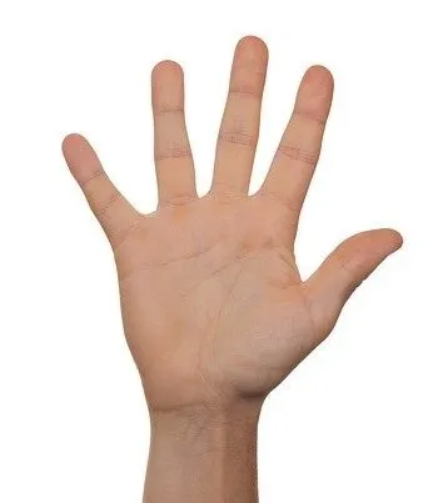
#> input picture DATA/handddd.png, 437 x 503 px
$ jupyter execute 444.ipynb
#> lines starting #> are read from the running program, lines starting #| are printed output that depends on the picture; after the words box and inside, x2 and y2 are one past the last pixel; in counts of white or black regions, pixels touching at a corner belong together
[cell 1]
import cv2 as cv
import numpy as np
import matplotlib.pyplot as plt

[cell 2]
img_path = "../DATA/handddd.png"
img = cv.imread(img_path)
#> img is the input picture: shape (503, 437, 3); mean B, G, R 210.6, 218.5, 233.3
# img = cv.cvtColor(img,cv.COLOR_BGR2RGB)
# cv2.imshow(img)
plt.imshow(img)

[cell 3]
hsvim = cv.cvtColor(img, cv.COLOR_BGR2HSV)
#> hsvim: shape (503, 437, 3); mean H, S, V 8.3, 30.7, 233.3
lower = np.array([0, 48, 80], dtype = "uint8")
upper = np.array([20, 255, 255], dtype = "uint8")
skinRegionHSV = cv.inRange(hsvim, lower, upper)
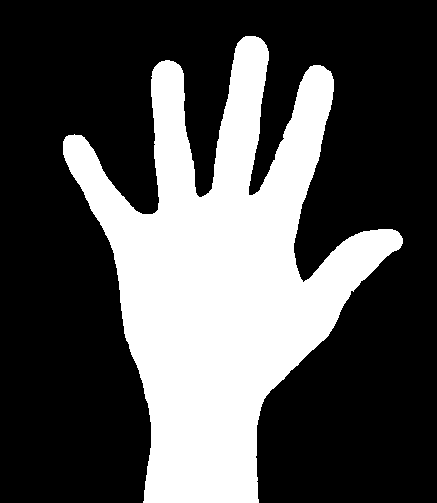
#> skinRegionHSV: shape (503, 437); 31.9% white; 1 white region, box (x1, y1, x2, y2) and area: (63, 36, 403, 503) 70022
blurred = cv.blur(skinRegionHSV, (2,2))
ret,thresh = cv.threshold(blurred,0,255,cv.THRESH_BINARY)
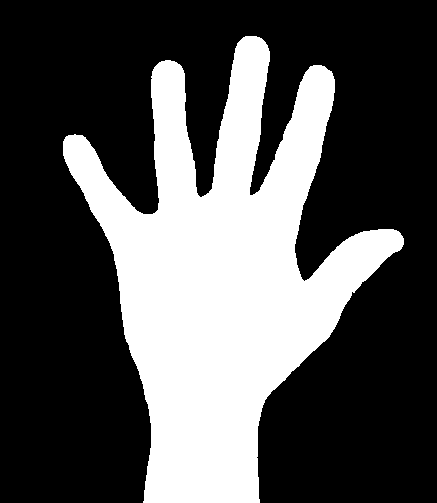
#> thresh: shape (503, 437); 32.4% white; 1 white region
# cv.imshow("thresh", thresh)
plt.imshow(thresh)

[cell 4]
contours, hierarchy = cv.findContours(thresh, cv.RETR_TREE, cv.CHAIN_APPROX_SIMPLE)
#> contours = 1 contour; box (x1, y1, x2, y2) and area: (63, 36, 404, 503) 70204
contours = max(contours, key=lambda x: cv.contourArea(x))
#> contours = contour of 785 points, box (x1, y1, x2, y2) (63, 36, 404, 503), area 70204
cv.drawContours(img, [contours], -1, (255,255,0), 2)
# cv.imshow("contours", img)
plt.imshow(img)

[cell 5]
hull = cv.convexHull(contours)
#> hull = contour of 17 points, box (x1, y1, x2, y2) (63, 36, 404, 503), area 108990
cv.drawContours(img, [hull], -1, (0, 255, 255), 2)
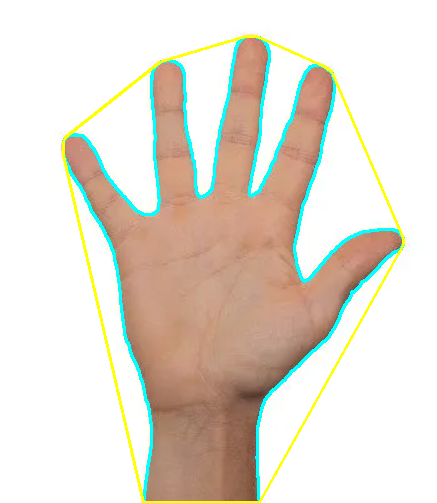
#> img: shape (503, 437, 3); mean B, G, R 209.4, 220.8, 227.4
# cv.imshow("hull", img)
plt.imshow(img)

[cell 6]
hull = cv.convexHull(contours, returnPoints=False)
#> hull = 17 values, max 784 at index 0, min 0 at index 16, mean 398.5
defects = cv.convexityDefects(contours, hull)
#> defects = [[0, 110, 63, 36290], [110, 112, 111, 114], [112, 211, 146, 29452], [212, 216, 213, 114], [217, 379, 290, 7029], [380, 483, 402, 11625], [483, 487, 484, 114], [488, 635, 538, 28066], [635, 637, 636, 114], [637, 641, 640, 238], [641, 782, 731, 37877], [782, 784, 783, 162]]
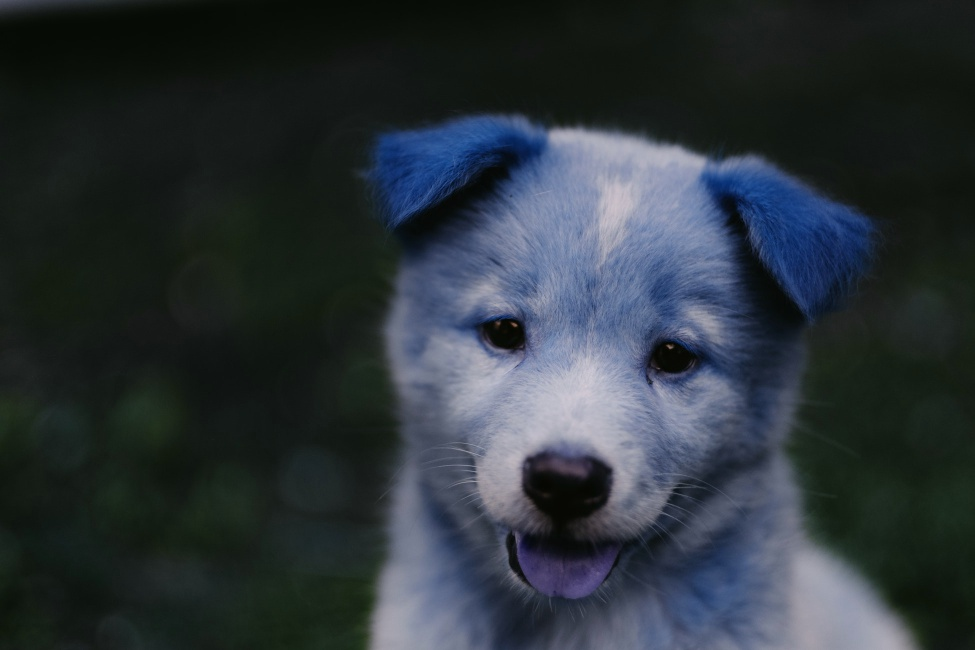
#> input picture 01-NumPy-and-Image-Basics/new_pic.jpg, 975 x 650 px, given in place of the camera
#> further down, img is the input picture: shape (650, 975, 3); mean B, G, R 57.5, 51.8, 43.8

[cell 7]
import numpy as np
import cv2 as cv

def skinmask(img):
    hsvim = cv.cvtColor(img, cv.COLOR_BGR2HSV)
#> hsvim: shape (650, 975, 3); mean H, S, V 83.5, 74.3, 61
    lower = np.array([0, 48, 80], dtype = "uint8")
    upper = np.array([20, 255, 255], dtype = "uint8")
    skinRegionHSV = cv.inRange(hsvim, lower, upper)
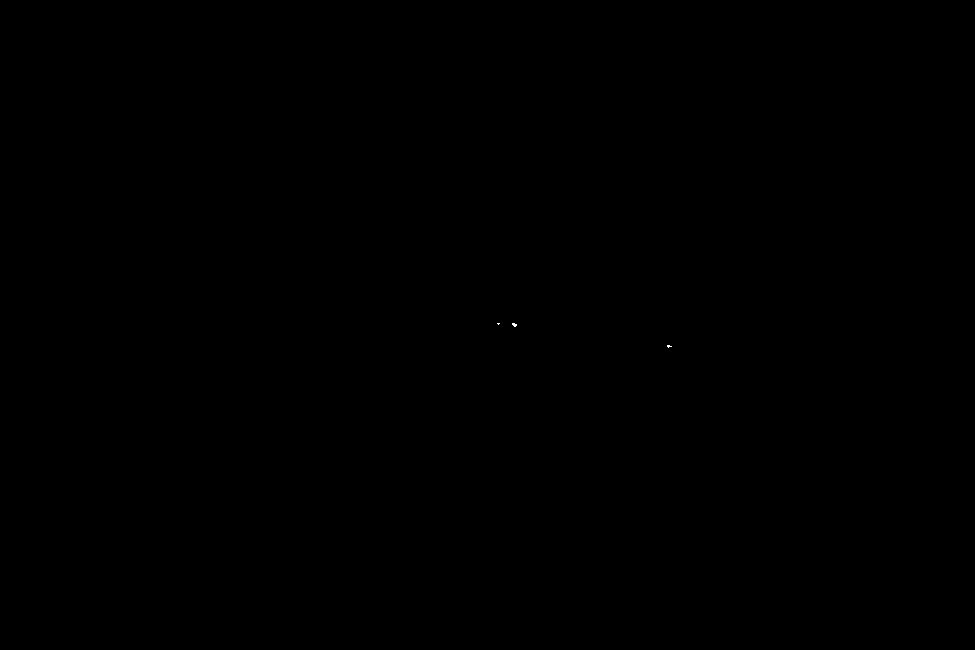
#> skinRegionHSV: shape (650, 975); 0% white in thin lines or dots, all inside (x1, y1, x2, y2) = (497, 323, 672, 348)
    blurred = cv.blur(skinRegionHSV, (2,2))
#> blurred: shape (650, 975)
    ret, thresh = cv.threshold(blurred,0,255,cv.THRESH_BINARY)
#> thresh: shape (650, 975); 0.01% white; 3 white regions (2 under 20 px), largest, box (x1, y1, x2, y2) and area: (512, 323, 518, 328) 24
    return thresh

def getcnthull(mask_img):
    contours, hierarchy = cv.findContours(mask_img, cv.RETR_TREE, cv.CHAIN_APPROX_SIMPLE)
#> contours = 3 contours, all with area under 20
    contours = max(contours, key=lambda x: cv.contourArea(x))
#> contours = [[512, 323], [512, 325], [514, 327], [516, 327], [517, 326], [517, 324], [516, 324], [515, 323]]
    hull = cv.convexHull(contours)
#> hull = [[515, 323], [517, 324], [517, 326], [516, 327], [514, 327], [512, 325], [512, 323]]
    return contours, hull

def getdefects(contours):
    hull = cv.convexHull(contours, returnPoints=False)
    defects = cv.convexityDefects(contours, hull)
    return defects

cap = cv.VideoCapture(0) # '0' for webcam
while cap.isOpened():
    _, img = cap.read()
    try:
        mask_img = skinmask(img)
        contours, hull = getcnthull(mask_img)
        cv.drawContours(img, [contours], -1, (255,255,0), 2)
#> img: shape (650, 975, 3); 0.01% of pixels changed, all inside (x1, y1, x2, y2) = (511, 322, 519, 329)
        cv.drawContours(img, [hull], -1, (0, 255, 255), 2)
#> img: shape (650, 975, 3); mean B, G, R 57.5, 51.8, 43.8
        defects = getdefects(contours)
#> in getdefects, `hull = cv.convexHull(contours, returnPoints=False)`: hull = [7, 5, 4, 3, 2, 1, 0]
#> in getdefects, `defects = cv.convexityDefects(contours, hull)`: defects = [[5, 7, 6, 114]]
#> defects = [[5, 7, 6, 114]]
        if defects is not None:
            cnt = 0
            for i in range(defects.shape[0]):  # calculate the angle
                s, e, f, d = defects[i][0]
                start = tuple(contours[s][0])
                end = tuple(contours[e][0])
                far = tuple(contours[f][0])
                a = np.sqrt((end[0] - start[0]) ** 2 + (end[1] - start[1]) ** 2)
                b = np.sqrt((far[0] - start[0]) ** 2 + (far[1] - start[1]) ** 2)
                c = np.sqrt((end[0] - far[0]) ** 2 + (end[1] - far[1]) ** 2)
                angle = np.arccos((b ** 2 + c ** 2 - a ** 2) / (2 * b * c))  #      cosine theorem
                if angle <= np.pi / 2:  # angle less than 90 degree, treat as fingers
                    cnt += 1
                    cv.circle(img, far, 4, [0, 0, 255], -1)
#> this loop made 1 pass
#> (s, e, f, d, start, end, far, a) on pass 1: (5, 7, 6, 114, (517, 324), (515, 323), (516, 324), 2.24)
#> after the loop, cnt = 0
            if cnt > 0:
                cnt = cnt+1
            cv.putText(img, str(cnt), (0, 50), cv.FONT_HERSHEY_SIMPLEX,1, (255, 0, 0) , 2, cv.LINE_AA)
#> img: shape (650, 975, 3); mean B, G, R 57.6, 51.8, 43.8
        cv.imshow("img", img)
    except:
        pass
    if cv.waitKey(1) & 0xFF == ord('q'):
#> (key q is pressed here)
        break
cap.release()
cv.destroyAllWindows()
